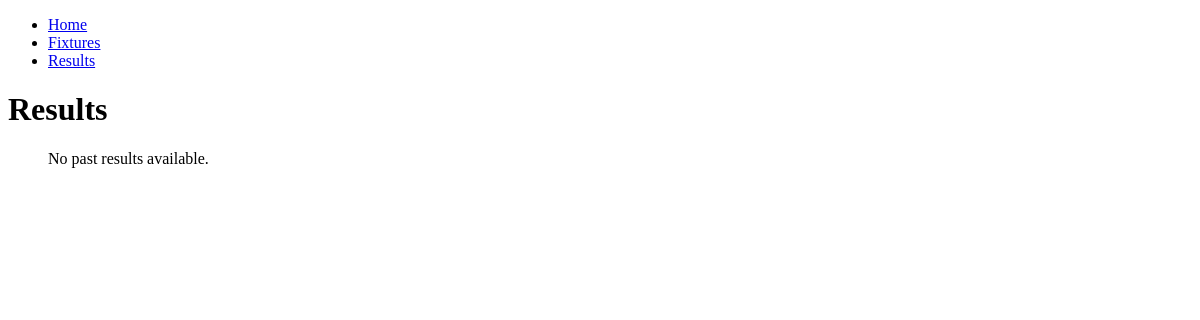
The app's page /results/, older data.
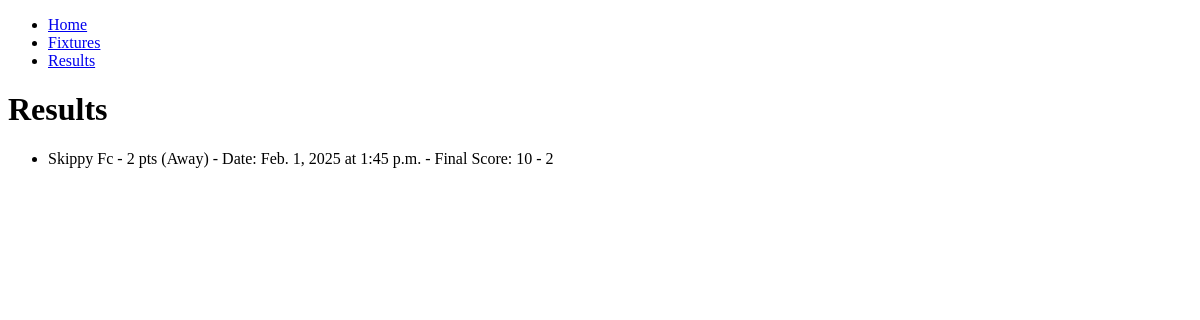
The same page, newer data.
### team/models.py (models this page shows, shortened)
class Fixture(models.Model):
    HOME_OR_AWAY = [
        ('H', 'Home'),
        ('A', 'Away'),
    ]
    opponent = models.ForeignKey("Team", on_delete=models.SET_NULL, null=True, blank=True)
    date = models.DateField()
    time = models.TimeField()
    location = models.CharField(max_length=100)
    home_or_away = models.CharField(max_length=1, choices=HOME_OR_AWAY)
    goals_for = models.PositiveIntegerField(null=True, blank=True)
    goals_against = models.PositiveIntegerField(null=True, blank=True)
    match_completed = models.BooleanField(default=False)

class Team(models.Model):
    name = models.CharField(max_length=100, default="CPD Yr Wyddgrug")
    manager = models.CharField(max_length=100)
    home_ground = models.CharField(max_length=100)
    founded_year = models.PositiveIntegerField()
    logo = models.ImageField(upload_to='team_logos/', blank=True, null=True)
    games_played = models.PositiveIntegerField(default=0)
    wins = models.PositiveIntegerField(default=0)
    draws = models.PositiveIntegerField(default=0)
    losses = models.PositiveIntegerField(default=0)
    goals_for = models.PositiveIntegerField(default=0)
    goals_against = models.PositiveIntegerField(default=0)
    points = models.PositiveIntegerField(default=0)
    def __str__(self):
        return f"{self.name} - {self.points} pts"

### team/views.py (the view)
# urls.py: path('results/', results_view, name='results'),
def results_view(request):
    past_fixtures = Fixture.objects.filter(match_completed=True).order_by('-date', '-time')
    context = {
        "past_fixtures": past_fixtures
    }
    return render(request, "team/results.html", context)

### team/templates/team/results.html
{% extends "team/base.html" %}
{% block content %}
    <header>
        <h1>Results</h1>
    </header>
    <section>
        <ul>
            {% for fixture in past_fixtures %}
                <li>
                    {{ fixture.opponent }}
                    {% if fixture.home_or_away == "H" %} (Home) {% else %} (Away) {% endif %}
                    - Date: {{ fixture.date }} at {{ fixture.time }}
                    - Final Score: {{ fixture.goals_for }} - {{ fixture.goals_against }}
                </li>
            {% empty %}
                <p>No past results available.</p>
            {% endfor %}
        </ul>
    </section>
{% endblock %}

Row changes from the older to the newer data that the page shows:
added Fixture: opponent "Skippy Fc - 2 pts", home_or_away "(Away)", date "Feb. 1, 2025", time "1:45 p.m.", goals_for "10", goals_against "2"
Text that changed along with them:
text no longer shown: "No past results available."
